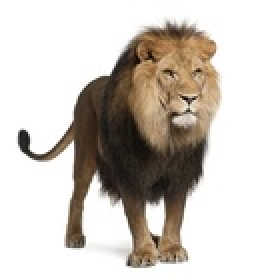
#> input picture lion.jpg, 132 x 140 px, shrunk from 565 x 600 before the run (shown 2 times larger)
$ python extraction.py
#> lines starting #> are read from the running program, lines starting #| are printed output that depends on the picture
import cv2
from matplotlib import pyplot as plt

img1 = cv2.imread('tiger.jpg', 0)
img2 = cv2.imread('lion.jpg', 0)
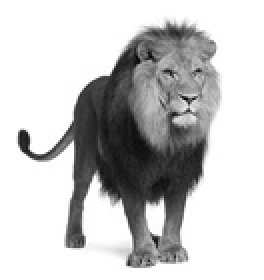
#> img2: shape (140, 132) (shown 2 times larger); min 0, max 255, mean 199
img3 = cv2.imread('elephant.jpg', 0)
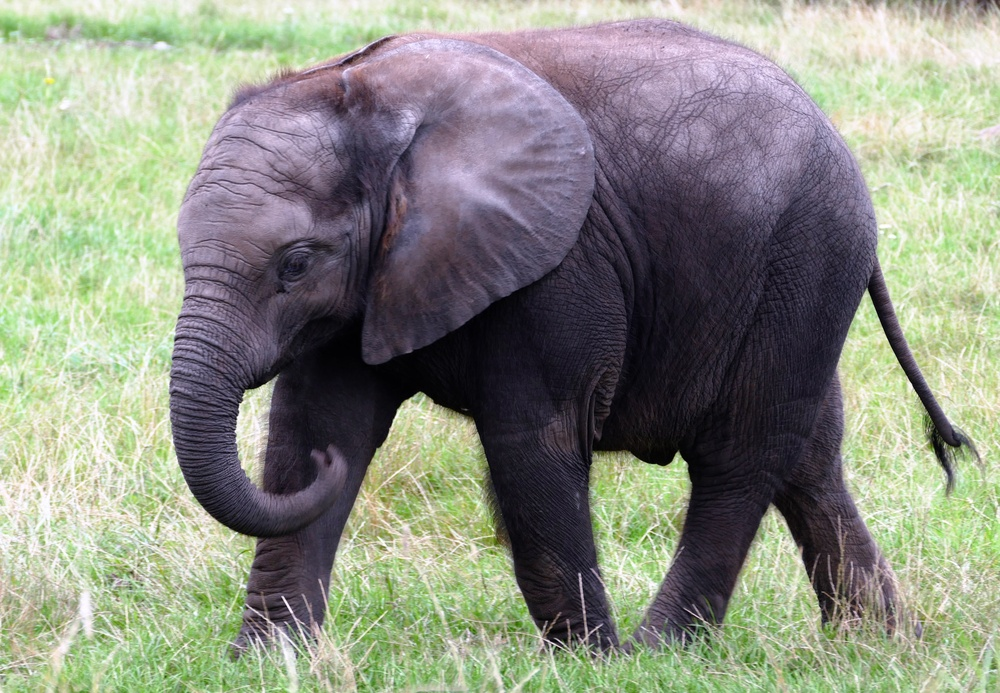
#> input picture elephant.jpg, 1000 x 693 px, shrunk from 4293 x 2975 before the run
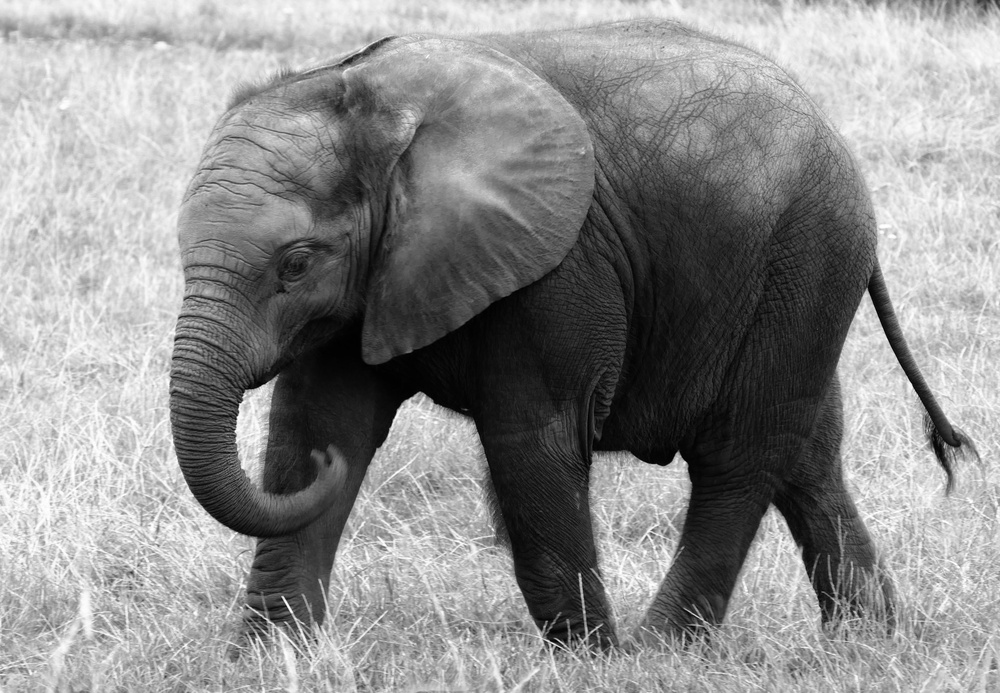
#> img3: shape (693, 1000); min 0, max 255, mean 141.1
img4 = cv2.imread('deer.jpg', 0)
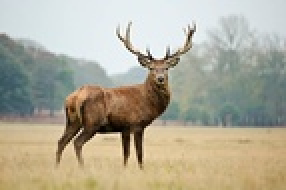
#> input picture deer.jpg, 143 x 95 px, shrunk from 612 x 407 before the run (shown 2 times larger)
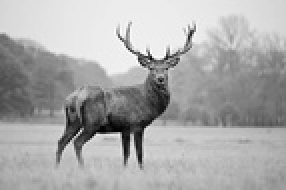
#> img4: shape (95, 143) (shown 2 times larger); min 0, max 255, mean 170.5

images = [img1, img2, img3, img4]
labels = ['tiger', 'lion', 'elephant', 'deer']

plt.figure(figsize=(10, 10))
for x in range(len(images)):
    plt.subplot(2, 2, x+1)
#> (the run stopped early here; a loop or call above may not have finished)
